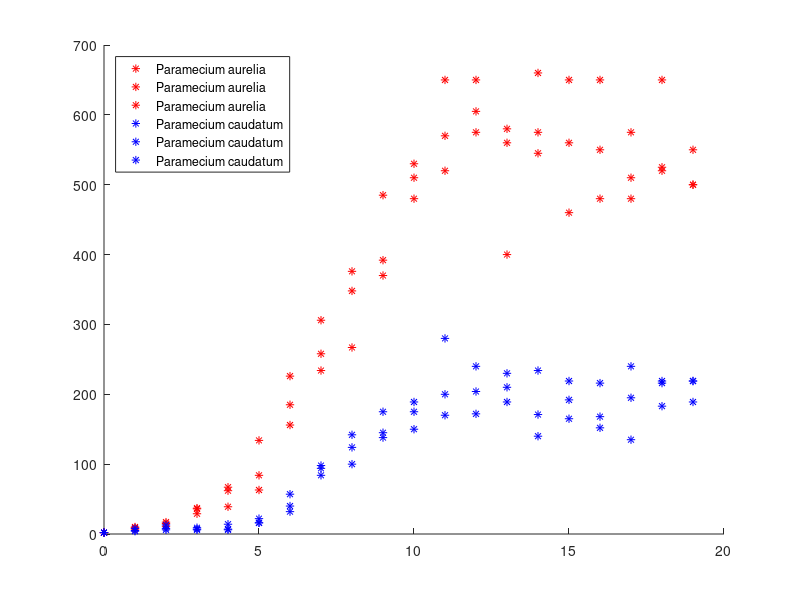
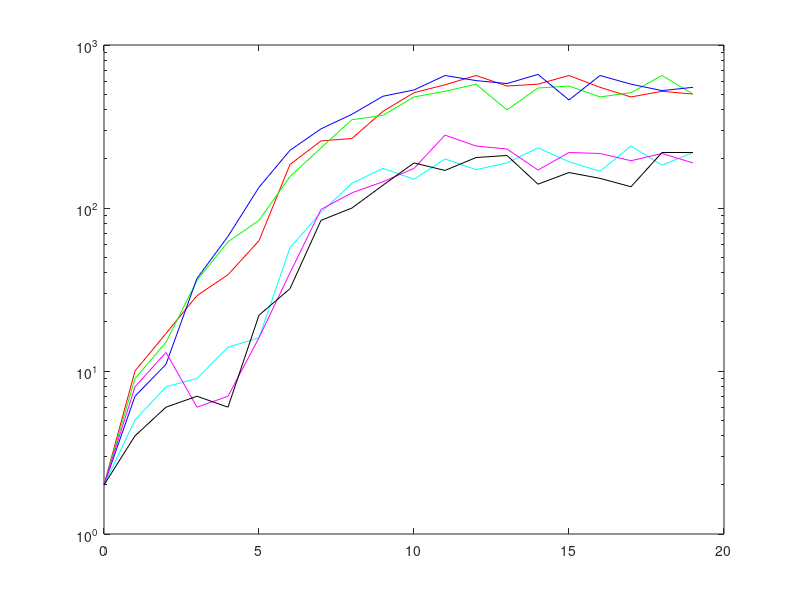

These charts were generated, in order, by the following MATLAB code:
% M5.3: Using the Logistic with data: Paramecium experiment
more off
% Data for Paramecium aurelia
par1=[2 10 17 29 39 63 185 258 267 392 510 570 650 560 575 650 550 480 520 500];
par2=[2 9 15 36 62 84 156 234 348 370 480 520 575 400 545 560 480 510 650 500];
par3=[2 7 11 37 67 134 226 306 376 485 530 650 605 580 660 460 650 575 525 550];

% Data for Paramecium caudatum
par4=[2 5 8 9 14 16 57 94 142 175 150 200 172 189 234 192 168 240 183 219];
par5=[2 8 13 6 7 16 40 98 124 145 175 280 240 230 171 219 216 195 216 189];
par6=[2 4 6 7 6 22 32 84 100 138 189 170 204 210 140 165 152 135 219 219];

figure(1)
hold on
plot(0:length(par1)-1,par1,'*r');
plot(0:length(par2)-1,par2,'*r');
plot(0:length(par3)-1,par3,'*r');
plot(0:length(par4)-1,par4,'*b');
plot(0:length(par5)-1,par5,'*b');
plot(0:length(par6)-1,par6,'*b');
legend({'Paramecium aurelia', 'Paramecium aurelia', 'Paramecium aurelia',...
         'Paramecium caudatum','Paramecium caudatum','Paramecium caudatum'},...
         'location','northwest');

% Check for density independent growth
% Remember: Density independent growth straight line - slope = r (cts); slope=log(R) discrete 
figure(2)
semilogy(0:length(par1)-1,par1,'r')
hold on 
semilogy(0:length(par2)-1,par2,'g')
hold on
semilogy(0:length(par3)-1,par3,'b')
hold on
semilogy(0:length(par4)-1,par4,'c')
hold on
semilogy(0:length(par5)-1,par5,'m')
hold on
semilogy(0:length(par6)-1,par6,'k')

%script06_fit %uncomment to run fit script